Frame 1 (no input): blank canvas, image omitted
Frame 60 (the mouse pressed at the canvas centre just before this capture): blank canvas, image omitted
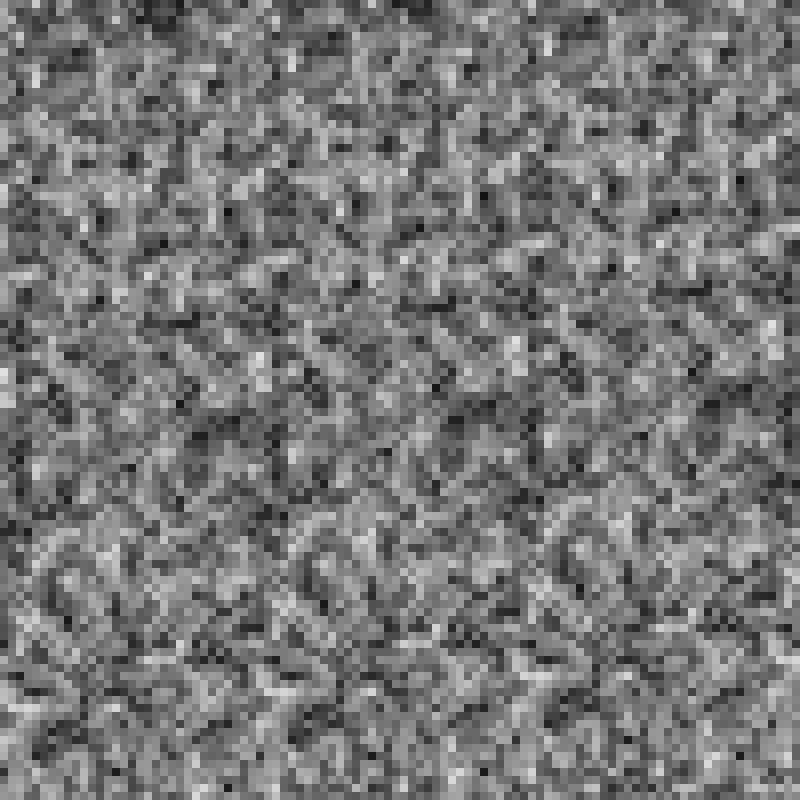
Frame 120 (the mouse held since frame 60 and released just before this capture)

The Processing sketch whose frames 1 and 60 were blank and that drew this single picture after the mouse press (run headless with seeded random() and noise(); from frame 60 on, the mouse is pressed at the canvas centre):

// Processing sketch: w12i_2dNoise
// ── w12i_2dNoise.pde
// zooming in and out on 2D noise
// bryan ma for code 2 sp 19

int rows = 100;
int cols = 100;
int w, h;

float xOffset = 0;

void setup() {
  size(800, 800);
  w = width/cols;
  h = height/rows;
  noStroke();
}

void draw() {
  float scale = map(mouseY, 0, height, 0.0001, 1);
  for (int i = 0; i < cols; i++) {
    for (int j = 0; j < rows; j++) {

      float noiseVal = noise(i * scale, j * scale);
      fill(map(noiseVal, 0, 1, 0, 255));
      rect(i * w, j * h, w, h);
    }
  }
}
